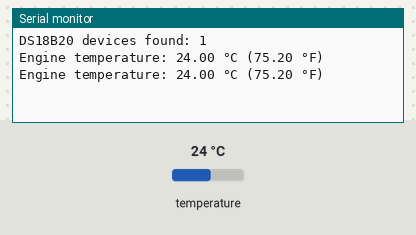
The sketch below on a simulated ESP32. Parts: the last lines printed to the serial monitor. Inputs (shaded band) come from the test bench; at power-on: temperature 24 °C.

Above: at 2.2 s.
2.3 s: temperature set to 12 °C
At 3.2 s:
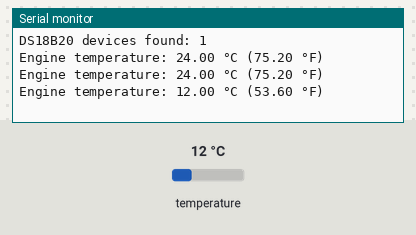
4.0 s: temperature set to 19 °C
At 6.0 s:
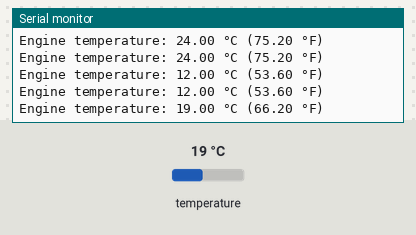
Timing chart, 0 to 7.5 s (numbered marks = the images above; inputs shaded):
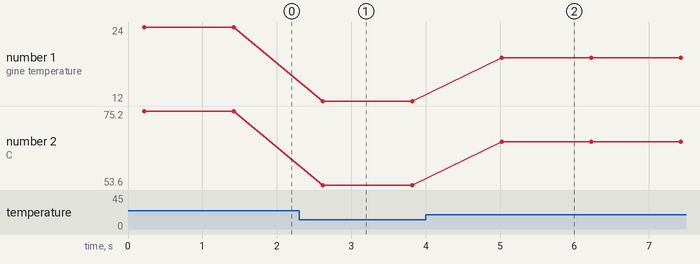

Measured:
- after the input at 2.3 s, the serial monitor: prints a new line after 0.32 s (image 1)
- after the input at 4.0 s, the serial monitor: prints a new line after 1.0 s (image 2)
- plotted number 1: 24 → 12 after the input at 2.3 s, 12 → 19 after the input at 4.0 s
- plotted number 2: 75.2 → 53.6 after the input at 2.3 s, 53.6 → 66.2 after the input at 4.0 s

The sketch:

ds18b20_test.ino
```cpp
/**
 * DS18B20 Test — waterproof engine temperature probe
 *
 * Wiring:
 *   Red (VDD)   -> 3.3 V
 *   Black (GND) -> GND
 *   Yellow (DQ) -> GPIO13  (+ 4.7 kΩ pull-up from GPIO13 to 3.3 V!)
 *
 * Verify: Serial Monitor @ 115200 prints the probe temperature every
 * second. Touch the probe tip — the reading should follow. Expect
 * 0.25 °C resolution and ±0.5 °C accuracy.
 *
 * Libraries: OneWire, DallasTemperature
 */

#include <OneWire.h>
#include <DallasTemperature.h>

#define DS18B20_PIN 13

OneWire oneWire(DS18B20_PIN);
DallasTemperature sensors(&oneWire);

void setup() {
  Serial.begin(115200);
  sensors.begin();
  sensors.setResolution(10);   // 0.25 °C, faster conversion

  int count = sensors.getDeviceCount();
  Serial.printf("DS18B20 devices found: %d\n", count);
  if (count == 0) {
    Serial.println(F("⚠ No device — check wiring AND the 4.7 kΩ pull-up resistor."));
  }
}

void loop() {
  sensors.requestTemperatures();          // blocking (~187 ms @ 10-bit)
  float c = sensors.getTempCByIndex(0);

  if (c == DEVICE_DISCONNECTED_C || c < -50.0f) {
    Serial.println(F("⚠ Sensor error / disconnected"));
  } else {
    Serial.printf("Engine temperature: %.2f °C (%.2f °F)\n", c, c * 9.0 / 5.0 + 32.0);
  }
  delay(1000);
}
```
